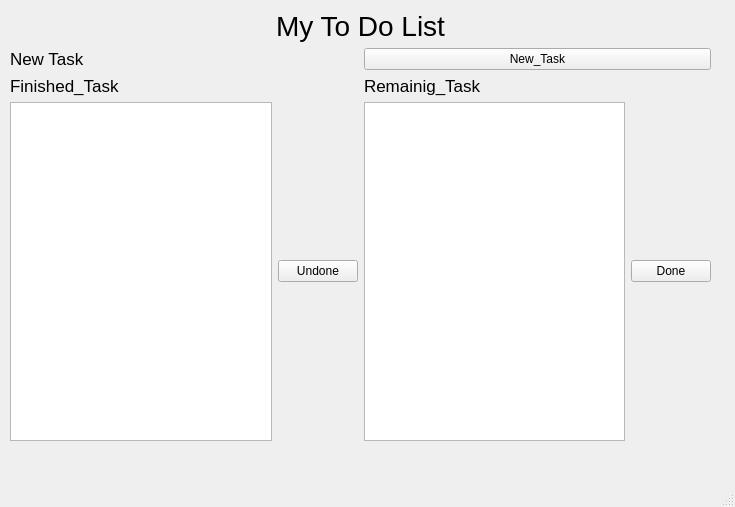
<?xml version="1.0" encoding="UTF-8"?>
<ui version="4.0">
 <class>MainWindow</class>
 <widget class="QMainWindow" name="MainWindow">
  <property name="geometry">
   <rect>
    <x>0</x>
    <y>0</y>
    <width>735</width>
    <height>507</height>
   </rect>
  </property>
  <property name="windowTitle">
   <string>MainWindow</string>
  </property>
  <widget class="QWidget" name="centralwidget">
   <widget class="QWidget" name="layoutWidget">
    <property name="geometry">
     <rect>
      <x>10</x>
      <y>10</y>
      <width>701</width>
      <height>431</height>
     </rect>
    </property>
    <layout class="QVBoxLayout" name="verticalLayout_3">
     <item>
      <widget class="QLabel" name="main_label">
       <property name="font">
        <font>
         <family>MS Sans Serif</family>
         <pointsize>21</pointsize>
         <weight>50</weight>
         <bold>false</bold>
        </font>
       </property>
       <property name="text">
        <string>My To Do List</string>
       </property>
       <property name="alignment">
        <set>Qt::AlignCenter</set>
       </property>
      </widget>
     </item>
     <item>
      <layout class="QHBoxLayout" name="horizontalLayout_3">
       <item>
        <widget class="QLabel" name="new_task">
         <property name="font">
          <font>
           <pointsize>13</pointsize>
          </font>
         </property>
         <property name="text">
          <string>New Task</string>
         </property>
        </widget>
       </item>
       <item>
        <widget class="QPushButton" name="newTaskbutton">
         <property name="text">
          <string>New_Task</string>
         </property>
        </widget>
       </item>
      </layout>
     </item>
     <item>
      <layout class="QHBoxLayout" name="horizontalLayout_4">
       <item>
        <layout class="QVBoxLayout" name="verticalLayout">
         <item>
          <widget class="QLabel" name="finished_task">
           <property name="font">
            <font>
             <pointsize>13</pointsize>
            </font>
           </property>
           <property name="text">
            <string>Finished_Task</string>
           </property>
          </widget>
         </item>
         <item>
          <layout class="QHBoxLayout" name="horizontalLayout">
           <item>
            <widget class="QListWidget" name="finished_list"/>
           </item>
           <item>
            <widget class="QPushButton" name="UndoneBotton">
             <property name="text">
              <string>Undone</string>
             </property>
            </widget>
           </item>
          </layout>
         </item>
        </layout>
       </item>
       <item>
        <layout class="QVBoxLayout" name="verticalLayout_2">
         <item>
          <widget class="QLabel" name="remainig_task">
           <property name="font">
            <font>
             <pointsize>13</pointsize>
            </font>
           </property>
           <property name="text">
            <string>Remainig_Task</string>
           </property>
          </widget>
         </item>
         <item>
          <layout class="QHBoxLayout" name="horizontalLayout_2">
           <item>
            <widget class="QListWidget" name="remainig_list"/>
           </item>
           <item>
            <widget class="QPushButton" name="doneButton">
             <property name="text">
              <string>Done</string>
             </property>
            </widget>
           </item>
          </layout>
         </item>
        </layout>
       </item>
      </layout>
     </item>
    </layout>
   </widget>
  </widget>
  <widget class="QMenuBar" name="menubar">
   <property name="geometry">
    <rect>
     <x>0</x>
     <y>0</y>
     <width>735</width>
     <height>21</height>
    </rect>
   </property>
  </widget>
  <widget class="QStatusBar" name="statusbar"/>
 </widget>
 <resources/>
 <connections/>
</ui>
